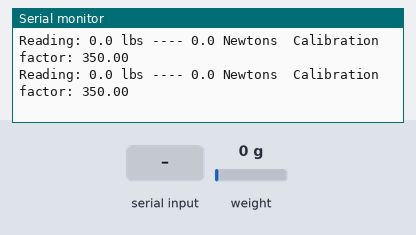
Simulated run of this sketch. Board: Arduino Uno, built with avr-gcc and run on an emulated ATmega328P. Shown: the last lines printed to the serial monitor. Inputs (shaded band) come from the test bench; at power-on: weight on the scale 0 g.

Above: at 3.4 s.
3.5 s: weight on the scale set to 1250 g
At 3.67 s:
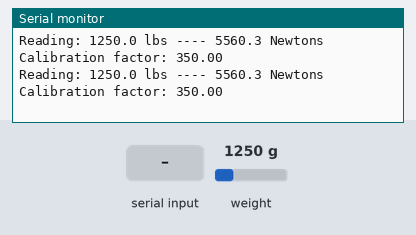
6.5 s: weight on the scale set to 100 g
At 6.59 s:
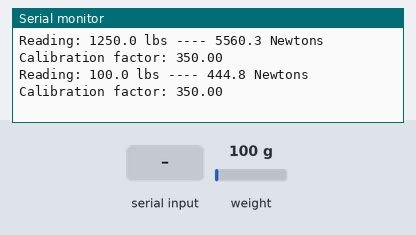
9.5 s: "a" received over Serial
At 9.66 s:
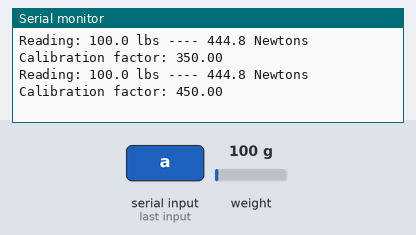
11.0 s: "s" received over Serial
At 11.19 s:
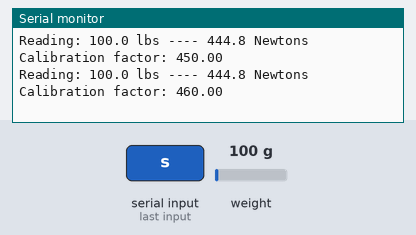
14.0 s: weight on the scale set to 1250 g
At 14.06 s:
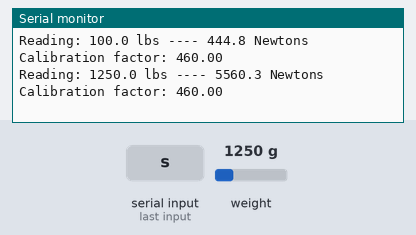
17.0 s: weight on the scale set to 100 g
At 17.08 s:
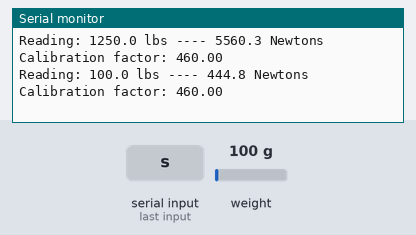
Timing chart, 0 to 20.0 s (numbered marks = the images above; inputs shaded):
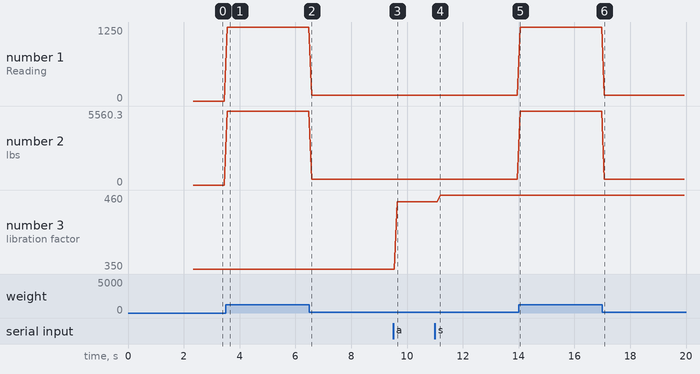

The sketch:

sketch_calibration.ino
```cpp
/*
Custom Calibration Program for Hybrid Motor Load Cell
By: Ken Sodetz
4/12/2017
Created for Purdue Orbital Hybrid Motor Team
Portions borrowed from Nathan Seidle at SparkFun Electronics
*/

#include "HX711.h"

#define DAT  5 //pin 5 on the arduino
#define CLK  4 //pin 4 on the arduino
#define NEWTON 4.44822162

HX711 scale(DAT, CLK); //corresponds to the respective pins on the arduino board

float factor =  350;
float weight;
float force;
void setup() {
  Serial.begin(9600);
  Serial.println("HX711 calibration");
  Serial.println("Press a to increase calibration factor by 100");
  Serial.println("Press z to decrease calibration factor by 100");
  Serial.println("Press s to increase calibration factor by 10");
  Serial.println("Press x to decrease calibration factor by 10");
  Serial.println("Press d to increase calibration factor by 1");
  Serial.println("Press c to decrease calibration factor by 1");

  scale.set_scale();
  scale.tare(); //Reset to 0

  long zero_reading = scale.read_average(); //Get a base reading
  Serial.print("Zero reading: ");
  Serial.println(zero_reading);
}

void loop() {

  if(Serial.available()){
    char temp = Serial.read();
    if(temp == 'a')
      factor += 100;
    else if(temp == 'z')
      factor -= 100;
    else if(temp == 's')
      factor +=10;
    else if(temp == 'x')
      factor -=10;
     else if(temp == 'd')
      factor +=1;
     else if(temp == 'c')
      factor -= 1;
  }
  scale.set_scale(factor);
  weight = scale.get_units();
  Serial.print("Reading: ");
  Serial.print(weight, 1);
  Serial.print(" lbs ---- ");
  Serial.print(weight*NEWTON, 1);
  Serial.print(" Newtons ");
  Serial.print(" Calibration factor: ");
  Serial.print(factor);
  Serial.println();


}
```

Measured:
- after the input at 3.5 s, the serial monitor: prints a new line after 0.06 s (image 1)
- after the input at 6.5 s, the serial monitor: prints a new line after 0.08 s (image 2)
- after the input at 9.5 s, the serial monitor: prints a new line after 0.15 s (image 3)
- after the input at 11.0 s, the serial monitor: prints a new line after 0.19 s (image 4)
- after the input at 14.0 s, the serial monitor: prints a new line after 0.05 s (image 5)
- after the input at 17.0 s, the serial monitor: prints a new line after 0.08 s (image 6)
- plotted number 1: 0 → 1250 after the input at 3.5 s, 1250 → 100 after the input at 6.5 s, 100 → 1250 after the input at 14.0 s, 1250 → 100 after the input at 17.0 s
- plotted number 2: 0 → 5560.3 after the input at 3.5 s, 5560.3 → 444.8 after the input at 6.5 s, 444.8 → 5560.3 after the input at 14.0 s, 5560.3 → 444.8 after the input at 17.0 s
